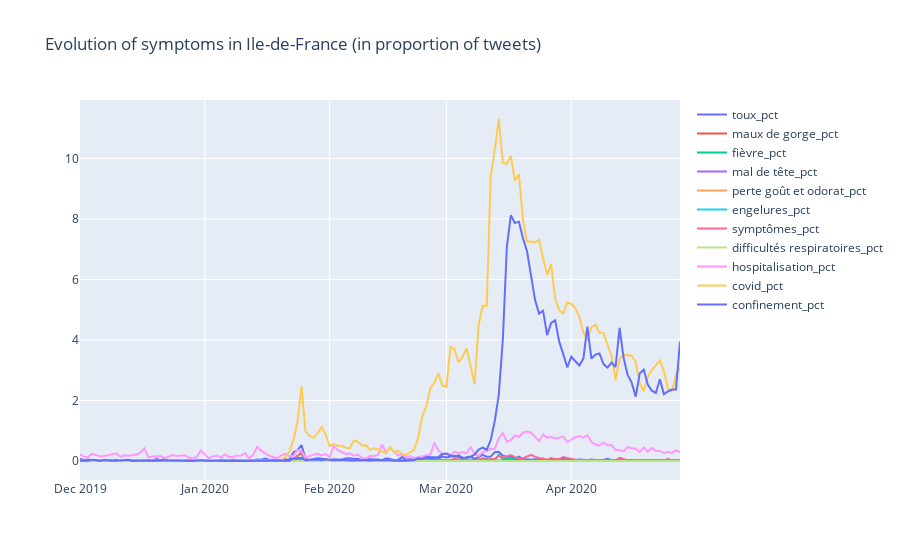

The cell this chart's notebook holds for it:
### Code cell
def plot_symptoms_evolution() :
    traces=[]
    df = pd.merge(tweets[['day','covid','confinement'] + list(symptoms_dict_fr.keys())].groupby('day').agg('sum'), 
             tweets[['day','id_str']].groupby('day').agg('count').rename(columns={'id_str':'count'}),
            on='day')
    symptoms_pct = []
    for symptom in list(symptoms_dict_fr.keys())+['covid','confinement'] :
        df[symptom+'_pct'] = df[symptom]/df['count']*100
        symptoms_pct.append(symptom+'_pct')    
        
    for symptom in symptoms_pct:
        traces.append(go.Scatter(x = df.index, 
                                 y = df[symptom].values,
                                mode = 'lines',
                                name = symptom))
    layout = go.Layout(title="Evolution of symptoms in Ile-de-France (in proportion of tweets)")
    fig = go.Figure(traces, layout)
    #fig.show('png')
    py.iplot(fig)
plot_symptoms_evolution()

### Figure 1 — Plotly figure (JSON) as saved in the notebook; plotly's stock layout.template omitted (floating-point values rounded to 4 significant figures; data arrays with more than 128 entries replaced by an {"elided": "..."} marker saying what was removed)
{"data": [{"mode": "lines", "name": "toux_pct", "type": "scatter", "x": {"elided": "150 str values"}, "y": {"elided": "150 float values"}}, {"mode": "lines", "name": "maux de gorge_pct", "type": "scatter", "x": {"elided": "150 str values"}, "y": {"elided": "150 float values"}}, {"mode": "lines", "name": "fièvre_pct", "type": "scatter", "x": {"elided": "150 str values"}, "y": {"elided": "150 float values"}}, {"mode": "lines", "name": "mal de tête_pct", "type": "scatter", "x": {"elided": "150 str values"}, "y": {"elided": "150 float values"}}, {"mode": "lines", "name": "perte goût et odorat_pct", "type": "scatter", "x": {"elided": "150 str values"}, "y": {"elided": "150 float values"}}, {"mode": "lines", "name": "engelures_pct", "type": "scatter", "x": {"elided": "150 str values"}, "y": {"elided": "150 float values"}}, {"mode": "lines", "name": "symptômes_pct", "type": "scatter", "x": {"elided": "150 str values"}, "y": {"elided": "150 float values"}}, {"mode": "lines", "name": "difficultés respiratoires_pct", "type": "scatter", "x": {"elided": "150 str values"}, "y": {"elided": "150 float values"}}, {"mode": "lines", "name": "hospitalisation_pct", "type": "scatter", "x": {"elided": "150 str values"}, "y": {"elided": "150 float values"}}, {"mode": "lines", "name": "covid_pct", "type": "scatter", "x": {"elided": "150 str values"}, "y": {"elided": "150 float values"}}, {"mode": "lines", "name": "confinement_pct", "type": "scatter", "x": {"elided": "150 str values"}, "y": {"elided": "150 float values"}}], "layout": {"title": {"text": "Evolution of symptoms in Ile-de-France (in proportion of tweets)"}}}
